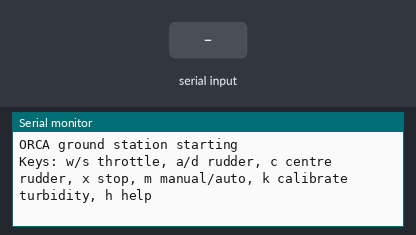
The sketch below on a simulated ESP32. On the bench: the last lines printed to the serial monitor. Inputs (shaded band) come from the test bench. No radio packets arrive unless stated.

Above: at 1.5 s.
1.6 s: "x" received over Serial
At 1.87 s:
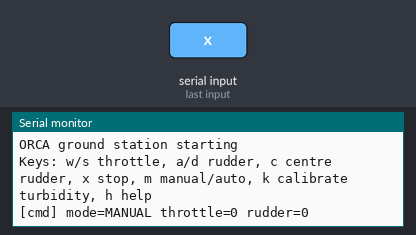
3.5 s: "m" received over Serial
At 4.3 s:
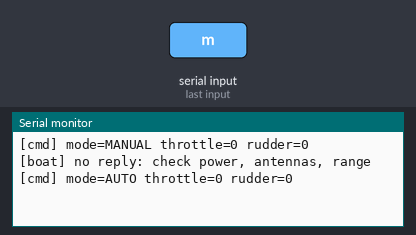
5.0 s: "k" received over Serial
At 5.5 s:
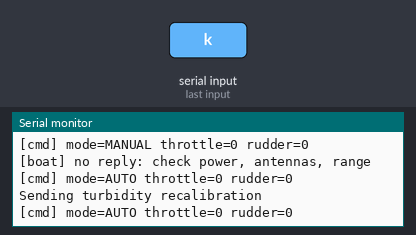

Measured:
- after the input at 1.6 s, the serial monitor: prints a new line at once (image 1)
- after the input at 3.5 s, the serial monitor: prints a new line at once (image 2)
- after the input at 5.0 s, the serial monitor: prints a new line at once (image 3)

The sketch:

ground-station.ino
```cpp
// ORCA ground station firmware (ESP32 DevKit + LoRa)
// Control the boat from the Arduino Serial Monitor (115200 baud).
//
// Keys:
//   w / s  throttle +/-      x  stop (throttle 0, rudder centre)
//   a / d  rudder left/right c  centre rudder
//   m      toggle manual / auto mode
//   k      recalibrate turbidity baseline (boat must be in CLEAN water)
//   h      help
//
// Library: "LoRa" by Sandeep Mistry (Arduino Library Manager)

#include <SPI.h>
#include <LoRa.h>
#include "config.h"
#include "protocol.h"

int throttle = 0;
int rudder = 0;
int mode = 0;            // 0 manual, 1 auto
int calCountdown = 0;    // send cal=1 for a few packets so one dropped packet does not lose it
unsigned long seq = 0;
unsigned long lastSendMs = 0;
unsigned long lastReplyMs = 0;
bool warnedNoReply = false;
int printCounter = 0;

void printHelp() {
  Serial.println(F("Keys: w/s throttle, a/d rudder, c centre rudder, x stop, m manual/auto, k calibrate turbidity, h help"));
}

void printStatus() {
  Serial.printf("[cmd] mode=%s throttle=%d rudder=%d\n", mode ? "AUTO" : "MANUAL", throttle, rudder);
}

void handleKey(char ch) {
  switch (ch) {
    case 'w': throttle = constrain(throttle + THROTTLE_STEP, -MAX_THROTTLE_PCT, MAX_THROTTLE_PCT); break;
    case 's': throttle = constrain(throttle - THROTTLE_STEP, -MAX_THROTTLE_PCT, MAX_THROTTLE_PCT); break;
    case 'a': rudder = constrain(rudder - RUDDER_STEP, -100, 100); break;
    case 'd': rudder = constrain(rudder + RUDDER_STEP, -100, 100); break;
    case 'c': rudder = 0; break;
    case 'x': throttle = 0; rudder = 0; break;
    case 'm': mode = !mode; if (mode) { throttle = 0; rudder = 0; } break;
    case 'k': calCountdown = 3; Serial.println(F("Sending turbidity recalibration")); break;
    case 'h': printHelp(); return;
    default: return;  // ignore newlines and anything else
  }
  printStatus();
}

void sendCommand() {
  int cal = (calCountdown > 0) ? 1 : 0;
  if (calCountdown > 0) calCountdown--;
  seq++;

  char body[64];
  snprintf(body, sizeof(body), "C,%d,%d,%d,%d,%lu", throttle, rudder, mode, cal, seq);
  String pkt = orcaWrap(String(body));

  LoRa.beginPacket();
  LoRa.print(pkt);
  LoRa.endPacket();
  LoRa.receive();
}

const char *stateText(int s) {
  if (s == 2) return "SUSPECTED OIL (vision + turbidity agree)";
  if (s == 1) return "SUSPECTED OIL (vision only)";
  return "nothing suspected";
}

void handleReply() {
  int size = LoRa.parsePacket();
  if (size == 0) return;

  String packet;
  while (LoRa.available()) packet += (char)LoRa.read();
  int rssi = LoRa.packetRssi();

  String body;
  if (!orcaUnwrap(packet, body)) return;

  int m, vision, vx, turb, delta, state;
  unsigned long rseq;
  if (sscanf(body.c_str(), "T,%d,%d,%d,%d,%d,%d,%lu", &m, &vision, &vx, &turb, &delta, &state, &rseq) != 7) return;

  lastReplyMs = millis();
  warnedNoReply = false;

  if (++printCounter >= PRINT_EVERY_N) {
    printCounter = 0;
    Serial.printf("[boat] RSSI %d dBm | mode=%s | camera=%s | x=%d | turbidity raw=%d (delta %d) | %s\n",
                  rssi, m ? "AUTO" : "MANUAL",
                  vision == 0 ? "NOT RESPONDING" : (vision == 2 ? "oil seen" : "no oil"),
                  vx, turb, delta, stateText(state));
  }
}

void setup() {
  Serial.begin(115200);
  delay(300);
  Serial.println("\nORCA ground station starting");

  SPI.begin(PIN_LORA_SCK, PIN_LORA_MISO, PIN_LORA_MOSI, PIN_LORA_NSS);
  LoRa.setPins(PIN_LORA_NSS, PIN_LORA_RST, PIN_LORA_DIO0);
  if (!LoRa.begin(LORA_FREQ_HZ)) {
    Serial.println("LoRa init FAILED: check wiring and antenna");
    while (true) delay(1000);
  }
  LoRa.setSyncWord(LORA_SYNC_WORD);
  LoRa.setTxPower(LORA_TX_POWER_DBM);
  LoRa.receive();
  printHelp();
}

void loop() {
  while (Serial.available()) handleKey((char)Serial.read());

  if (millis() - lastSendMs >= CMD_PERIOD_MS) {
    lastSendMs = millis();
    sendCommand();
  }

  handleReply();

  if (!warnedNoReply && millis() - lastReplyMs > NO_REPLY_MS) {
    Serial.println(F("[boat] no reply: check power, antennas, range"));
    warnedNoReply = true;
  }
}
```

protocol.h
```cpp
#pragma once
// ORCA radio protocol. Keep this file identical in boat/ and ground-station/.
//
// Ground -> boat:  C,<throttle -100..100>,<rudder -100..100>,<mode 0=manual 1=auto>,<cal 0/1>,<seq>*HH
// Boat -> ground:  T,<mode>,<vision 0=cam fail 1=no oil 2=suspected oil>,<visionX>,<turbRaw>,<turbDelta>,<state 0/1/2>,<seq>*HH
// HH = two hex digits, XOR of every character before the '*'.
// The boat only transmits as a reply to a command, so the two radios never talk over each other.

#include <Arduino.h>

inline uint8_t orcaChecksum(const String &s) {
  uint8_t c = 0;
  for (size_t i = 0; i < s.length(); i++) c ^= (uint8_t)s[i];
  return c;
}

inline String orcaWrap(const String &body) {
  char tail[6];
  snprintf(tail, sizeof(tail), "*%02X", orcaChecksum(body));
  return body + String(tail);
}

// Returns true and fills `body` (without checksum) only if the checksum matches.
inline bool orcaUnwrap(const String &packet, String &body) {
  int star = packet.lastIndexOf('*');
  if (star < 0 || packet.length() != (size_t)star + 3) return false;
  body = packet.substring(0, star);
  uint8_t expected = (uint8_t)strtol(packet.substring(star + 1).c_str(), nullptr, 16);
  return expected == orcaChecksum(body);
}
```

config.h
```cpp
#pragma once
// ===================== GROUND STATION ESP32 CONFIG =====================
// PROPOSED default pins for a standard ESP32 DevKit. Change to match your wiring.

#define PIN_LORA_SCK   18
#define PIN_LORA_MISO  19
#define PIN_LORA_MOSI  23
#define PIN_LORA_NSS    5
#define PIN_LORA_RST   14
#define PIN_LORA_DIO0  26

#define LORA_FREQ_HZ        433E6
#define LORA_SYNC_WORD      0xA5   // must match the boat
#define LORA_TX_POWER_DBM   14

#define CMD_PERIOD_MS       250    // how often a command is sent
#define NO_REPLY_MS         2000   // warn if the boat has not answered for this long
#define PRINT_EVERY_N       4      // print every Nth telemetry packet (4 -> about once a second)

#define THROTTLE_STEP       10
#define RUDDER_STEP         20
#define MAX_THROTTLE_PCT    60     // keep equal to or below the boat's cap
```
